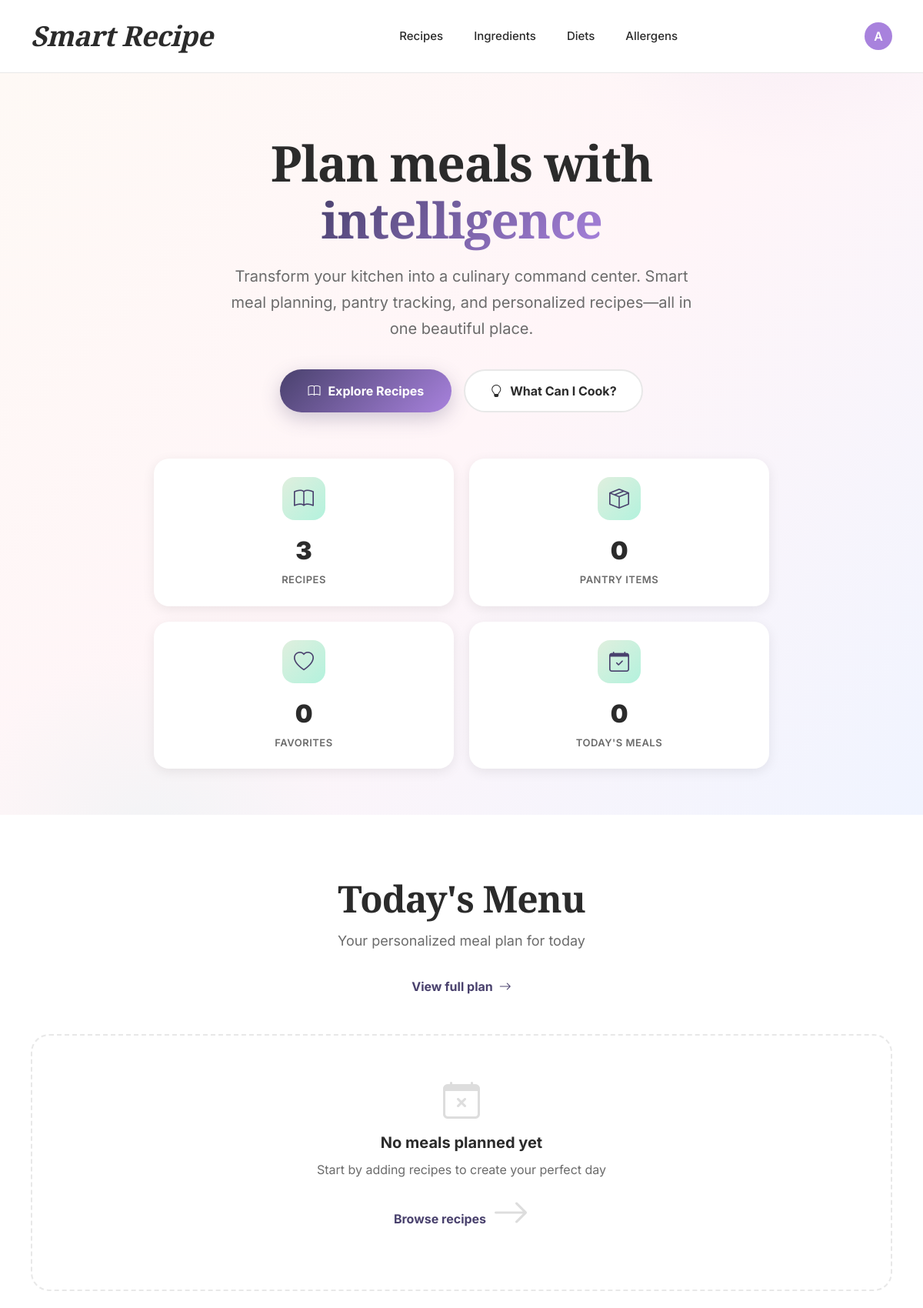
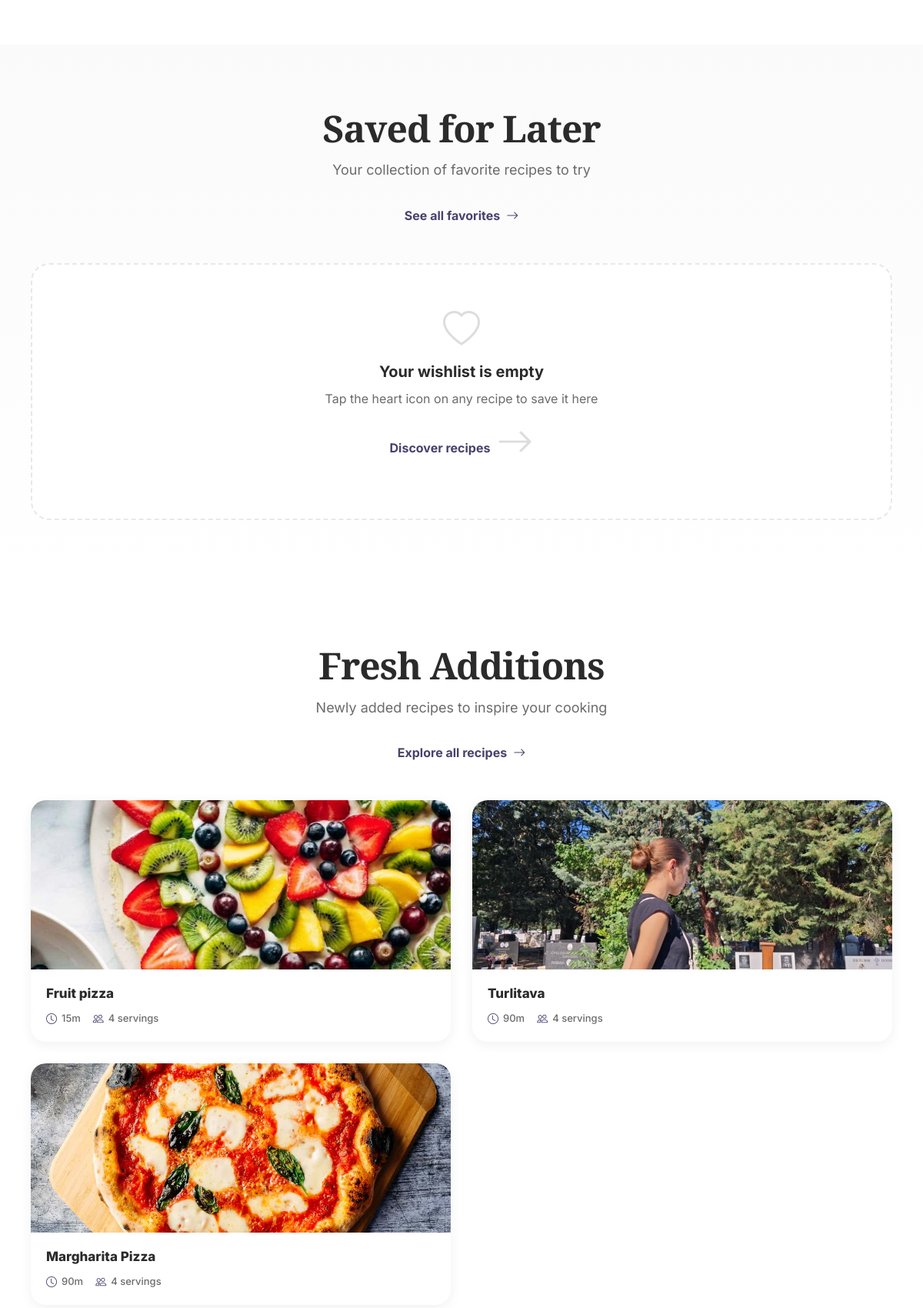
The app's page / (signed in, upper part) with its own data (2 pictures, top to bottom).
### smart_recipe_app/models.py (models this page shows, shortened)
class Recipe(models.Model):
    name = models.CharField(max_length=200)
    description = models.TextField(blank=True)
    no_of_servings = models.PositiveIntegerField(default=1)
    preparation_time = models.PositiveIntegerField(help_text="Minutes")
    image = models.ImageField(upload_to='recipes/', blank=True, null=True)
    ingredients = models.ManyToManyField(Ingredient, through='RecipeIngredientRelation', related_name='recipes')  # ingredient.recipes.all()

### smart_recipe_app/views.py (the view)
# urls.py: path('', views.index, name='index'),
@login_required
def index(request):
    latest_recipes = Recipe.objects.order_by("-id")[:8]
    wishlist, _ = Wishlist.objects.get_or_create(user=request.user)
    wishlist_recipes = wishlist.recipes.order_by("-id")[:4]
    wishlist_count = wishlist.recipes.count()
    today_plan, _ = DailyPlan.objects.get_or_create(
        user=request.user,
        date=date.today(),
        defaults={"wanted_calories": 2000}
    )
    today_recipes = today_plan.recipes.order_by("name")[:4]
    today_recipes_count = today_plan.recipes.count()
    total_recipes = Recipe.objects.count()
    pantry, _ = Pantry.objects.get_or_create(user=request.user)
    pantry_count = PantryItemRelation.objects.filter(pantry=pantry).count()
    return render(request, "common/index.html", {
        "latest_recipes": latest_recipes,
        "wishlist_recipes": wishlist_recipes,
        "today_recipes": today_recipes,
        "total_recipes": total_recipes,
        "pantry_count": pantry_count,
        "wishlist_count": wishlist_count,
        "today_recipes_count": today_recipes_count,
    })

### smart_recipe_app/templatetags/helpers.py (called while the page is built)
@register.filter
def has_group(user, group_name):
    return user.is_authenticated and user.groups.filter(name=group_name).exists()

### smart_recipe_app/templates/common/index.html (shortened to what this page needs)
{% extends "common/base.html" %}
{% load static %}
{% block content %}
<section class="home-hero">
  <div class="container-custom">
    <div class="hero-content">
      <h1 class="hero-title">
        Plan meals with <span class="highlight">intelligence</span>
      </h1>
      <p class="hero-subtitle">
        Transform your kitchen into a culinary command center. Smart meal planning,
        pantry tracking, and personalized recipes—all in one beautiful place.
      </p>
      <div class="hero-actions">
        <a href="{% url 'recipe_list' %}" class="btn-hero-primary">
          <i class="bi bi-book"></i> Explore Recipes
        </a>
        <a href="{% url 'cookable_recipes' %}" class="btn-hero-outline">
          <i class="bi bi-lightbulb"></i> What Can I Cook?
        </a>
      </div>
      <div class="stats-row">
        <a href="{% url 'recipe_list' %}" class="stat-card" style="text-decoration: none; color: inherit;">
          <div class="stat-icon">
            <i class="bi bi-book"></i>
          </div>
          <div class="stat-value">{{ total_recipes|default:"0" }}</div>
          <div class="stat-label">Recipes</div>
        </a>
        <a href="{% url 'pantry' %}" class="stat-card" style="text-decoration: none; color: inherit;">
          <div class="stat-icon">
            <i class="bi bi-box-seam"></i>
          </div>
          <div class="stat-value">{{ pantry_count|default:"0" }}</div>
          <div class="stat-label">Pantry Items</div>
        </a>
        <a href="{% url 'wishlist' %}" class="stat-card" style="text-decoration: none; color: inherit;">
          <div class="stat-icon">
            <i class="bi bi-heart"></i>
          </div>
          <div class="stat-value">{{ wishlist_count|default:"0" }}</div>
          <div class="stat-label">Favorites</div>
        </a>
        <a href="{% url 'daily_plans' %}" class="stat-card" style="text-decoration: none; color: inherit;">
          <div class="stat-icon">
            <i class="bi bi-calendar-check"></i>
          </div>
          <div class="stat-value">{{ today_recipes_count|default:"0" }}</div>
          <div class="stat-label">Today's Meals</div>
        </a>
      </div>
    </div>
  </div>
</section>
<section class="section">
  <div class="container-custom">
    <div class="section-header">
      <h2 class="section-title">Today's Menu</h2>
      <p class="section-subtitle">Your personalized meal plan for today</p>
      <a class="section-link" href="{% url 'daily_plans' %}">
        View full plan <i class="bi bi-arrow-right"></i>
      </a>
    </div>
    {% if today_recipes %}
      <div class="grid-4">
        {% for r in today_recipes %}
          <a href="{% url 'recipe_detail' r.id %}" class="recipe-card">
            {% if r.image %}
              <img src="{{ r.image.url }}" class="recipe-img" alt="{{ r.name }}">
            {% else %}
              <div class="recipe-img"></div>
            {% endif %}
            <div class="recipe-body">
              <div class="recipe-name">{{ r.name }}</div>
              <div class="recipe-meta">
                <span><i class="bi bi-clock"></i>{{ r.preparation_time }}m</span>
                <span><i class="bi bi-people"></i>{{ r.no_of_servings }} servings</span>
              </div>
            </div>
          </a>
        {% endfor %}
      </div>
    {% else %}
      <div class="empty">
        <i class="bi bi-calendar-x"></i>
        <div class="empty-title">No meals planned yet</div>
        <div>Start by adding recipes to create your perfect day</div>
        <a class="section-link" href="{% url 'recipe_list' %}" style="margin-top: 20px;">
          Browse recipes <i class="bi bi-arrow-right"></i>
        </a>
      </div>
    {% endif %}
  </div>
</section>
<section class="section section-alt">
  <div class="container-custom">
    <div class="section-header">
      <h2 class="section-title">Saved for Later</h2>
      <p class="section-subtitle">Your collection of favorite recipes to try</p>
      <a class="section-link" href="{% url 'wishlist' %}">
        See all favorites <i class="bi bi-arrow-right"></i>
      </a>
    </div>
    {% if wishlist_recipes %}
      <div class="grid-4">
        {% for r in wishlist_recipes %}
          <a href="{% url 'recipe_detail' r.id %}" class="recipe-card">
            {% if r.image %}
              <img src="{{ r.image.url }}" class="recipe-img" alt="{{ r.name }}">
            {% else %}
              <div class="recipe-img"></div>
            {% endif %}
            <div class="recipe-body">
              <div class="recipe-name">{{ r.name }}</div>
              <div class="recipe-meta">
                <span><i class="bi bi-clock"></i>{{ r.preparation_time }}m</span>
                <span><i class="bi bi-people"></i>{{ r.no_of_servings }} servings</span>
              </div>
            </div>
          </a>
        {% endfor %}
      </div>
    {% else %}
      <div class="empty">
        <i class="bi bi-heart"></i>
        <div class="empty-title">Your wishlist is empty</div>
        <div>Tap the heart icon on any recipe to save it here</div>
        <a class="section-link" href="{% url 'recipe_list' %}" style="margin-top: 20px;">
          Discover recipes <i class="bi bi-arrow-right"></i>
        </a>
      </div>
    {% endif %}
  </div>
</section>
<section class="section">
  <div class="container-custom">
    <div class="section-header">
      <h2 class="section-title">Fresh Additions</h2>
      <p class="section-subtitle">Newly added recipes to inspire your cooking</p>
      <a class="section-link" href="{% url 'recipe_list' %}">
        Explore all recipes <i class="bi bi-arrow-right"></i>
      </a>
    </div>
    {% if latest_recipes %}
      <div class="grid-4">
        {% for r in latest_recipes %}
          <a href="{% url 'recipe_detail' r.id %}" class="recipe-card">
            {% if r.image %}
              <img src="{{ r.image.url }}" class="recipe-img" alt="{{ r.name }}">
            {% else %}
              <div class="recipe-img"></div>
            {% endif %}
            <div class="recipe-body">
              <div class="recipe-name">{{ r.name }}</div>
              <div class="recipe-meta">
                <span><i class="bi bi-clock"></i>{{ r.preparation_time }}m</span>
                <span><i class="bi bi-people"></i>{{ r.no_of_servings }} servings</span>
              </div>
            </div>
          </a>
        {% endfor %}
      </div>
    {% else %}
      <div class="empty">
        <i class="bi bi-book"></i>
        <div class="empty-title">No recipes yet</div>
        <div>Start building your recipe collection today</div>
      </div>
    {% endif %}
  </div>
</section>
{% endblock %}

### smart_recipe_app/templates/common/base.html (shortened to what this page needs)
{% load static %}
{% load helpers %}
<html lang="en">
<head>
    <link href="https://cdn.jsdelivr.net/npm/bootstrap@5.3.2/dist/css/bootstrap.min.css" rel="stylesheet">
    <link rel="stylesheet" href="https://cdn.jsdelivr.net/npm/bootstrap-icons@1.11.1/font/bootstrap-icons.css">
</head>
<body>
    <header class="clean-header">
        <div class="header-container">
            <a href="{% url 'index' %}" class="logo-text">Smart Recipe</a>
        {% if user.is_authenticated %}
            <nav class="header-nav">
                {% if user|has_group:"Admin" %}
                    <a href="{% url 'recipe_list' %}" class="nav-link">Recipes</a>
                    <a href="{% url 'ingredient_list' %}" class="nav-link">Ingredients</a>
                    <a href="{% url 'diet_list' %}" class="nav-link">Diets</a>
                    <a href="{% url 'allergen_list' %}" class="nav-link">Allergens</a>
                {% endif %}
            </nav>
            <div class="header-actions">
                <div class="dropdown user-menu">
                    <button class="user-btn dropdown-toggle" type="button" data-bs-toggle="dropdown" aria-expanded="false">
                        <div class="user-avatar">
                            {{ user.username|first|upper }}
                        </div>
                    </button>
                </div>
            </div>
            {% else %}
            <div class="header-actions">
                <a href="{% url 'login' %}" class="nav-link">Login</a>
            </div>
            {% endif %}
        </div>
    </header>
    <main>
        {% block content %}{% endblock %}
    </main>
</body>
</html>

### smart_recipe_app/templates/common/base.html (style rules this page uses)
:root { --vintage-grape: #49416D; --bright-lavender: #A882DD; --sweet-salmon: #E08D79; --honeydew: #E0EFDE; --icy-aqua: #B3F2DD; --text-dark: #2b2b2b; --text-muted: #6b6b6b; }
* { margin: 0; padding: 0; box-sizing: border-box; }
body { font-family: 'Inter', -apple-system, BlinkMacSystemFont, sans-serif; color: var(--text-dark); background-color: #ffffff; min-height: 100vh; display: flex; flex-direction: column; }
.clean-header { background: white; border-bottom: 1px solid #e8e8e8; position: sticky; top: 0; z-index: 1000; padding: 20px 0; }
.header-container { max-width: 1400px; margin: 0 auto; padding: 0 40px; display: flex; align-items: center; justify-content: space-between; }
.logo-text { font-family: 'Playfair Display', serif; font-size: 36px; font-weight: 900; font-style: italic; color: var(--text-dark); text-decoration: none; letter-spacing: -0.5px; transition: color 0.3s ease; }
.header-nav { display: flex; align-items: center; gap: 40px; }
.nav-link { color: var(--text-dark); text-decoration: none; font-weight: 500; font-size: 15px; transition: color 0.3s ease; }
.header-actions { display: flex; align-items: center; gap: 25px; }
.user-btn.dropdown-toggle::after { display: none; }
.user-btn { background: transparent; border: none; padding: 0; cursor: pointer; }
.user-avatar { width: 36px; height: 36px; background: var(--bright-lavender); border-radius: 50%; display: flex; align-items: center; justify-content: center; color: white; font-weight: 600; transition: transform 0.3s ease; }
main { flex: 1; }

### records on screen
Recipe: image (picture), name "Fruit pizza", preparation_time "15", no_of_servings "4"
Recipe: image (picture), name "Turlitava", preparation_time "90", no_of_servings "4"
Recipe: image (picture), name "Margharita Pizza", preparation_time "90", no_of_servings "4"

### other values on screen
{{ user.username|first|upper }} "A"
{{ total_recipes|default:"0" }} "3"
{{ pantry_count|default:"0" }} "0"
{{ wishlist_count|default:"0" }} "0"
{{ today_recipes_count|default:"0" }} "0"
